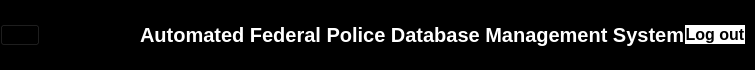
           <widget class="QWidget" name="header" native="true">
            <property name="maximumSize">
             <size>
              <width>16777215</width>
              <height>70</height>
             </size>
            </property>
            <property name="styleSheet">
             <string notr="true">background-color: rgb(0, 0, 0);</string>
            </property>
            <layout class="QHBoxLayout" name="horizontalLayout_4">
             <property name="spacing">
              <number>0</number>
             </property>
             <property name="leftMargin">
              <number>0</number>
             </property>
             <property name="topMargin">
              <number>0</number>
             </property>
             <property name="rightMargin">
              <number>0</number>
             </property>
             <property name="bottomMargin">
              <number>0</number>
             </property>
             <item alignment="Qt::AlignLeft">
              <widget class="QWidget" name="widget_3" native="true">
               <property name="styleSheet">
                <string notr="true"/>
               </property>
               <layout class="QHBoxLayout" name="horizontalLayout_5">
                <property name="spacing">
                 <number>15</number>
                </property>
                <property name="leftMargin">
                 <number>0</number>
                </property>
                <property name="topMargin">
                 <number>0</number>
                </property>
                <property name="rightMargin">
                 <number>0</number>
                </property>
                <property name="bottomMargin">
                 <number>0</number>
                </property>
                <item>
                 <widget class="QPushButton" name="menu_btn">
                  <property name="text">
                   <string/>
                  </property>
                  <property name="icon">
                   <iconset resource="2.qrc">
                    <normaloff>:/icon2/icon_white/menu.svg</normaloff>:/icon2/icon_white/menu.svg</iconset>
                  </property>
                  <property name="iconSize">
                   <size>
                    <width>30</width>
                    <height>30</height>
                   </size>
                  </property>
                 </widget>
                </item>
                <item>
                 <widget class="QLabel" name="label_2">
                  <property name="minimumSize">
                   <size>
                    <width>70</width>
                    <height>70</height>
                   </size>
                  </property>
                  <property name="maximumSize">
                   <size>
                    <width>70</width>
                    <height>70</height>
                   </size>
                  </property>
                  <property name="text">
                   <string/>
                  </property>
                  <property name="pixmap">
                   <pixmap resource="2.qrc">:/polic/PicsArt_02-27-12.33.46.png</pixmap>
                  </property>
                  <property name="scaledContents">
                   <bool>true</bool>
                  </property>
                 </widget>
                </item>
                <item>
                 <widget class="QLabel" name="appname">
                  <property name="maximumSize">
                   <size>
                    <width>16777215</width>
                    <height>60</height>
                   </size>
                  </property>
                  <property name="font">
                   <font>
                    <pointsize>15</pointsize>
                    <weight>75</weight>
                    <bold>true</bold>
                   </font>
                  </property>
                  <property name="styleSheet">
                   <string notr="true">color: rgb(255, 255, 255);</string>
                  </property>
                  <property name="text">
                   <string>Automated Federal Police Database Management System</string>
                  </property>
                 </widget>
                </item>
               </layout>
              </widget>
             </item>
             <item alignment="Qt::AlignRight">
              <widget class="QWidget" name="widget_5" native="true">
               <layout class="QHBoxLayout" name="horizontalLayout_9">
                <property name="spacing">
                 <number>0</number>
                </property>
                <property name="leftMargin">
                 <number>0</number>
                </property>
                <property name="topMargin">
                 <number>0</number>
                </property>
                <property name="rightMargin">
                 <number>10</number>
                </property>
                <property name="bottomMargin">
                 <number>0</number>
                </property>
                <item>
                 <widget class="QPushButton" name="account_btn">
                  <property name="font">
                   <font>
                    <pointsize>12</pointsize>
                    <weight>75</weight>
                    <bold>true</bold>
                   </font>
                  </property>
                  <property name="styleSheet">
                   <string notr="true">QPushButton{
	
	color: rgb(0,0,0);
	background-color: rgb(255,255,255);
	border-radius: 10px;
}

QPushButton:hover{
background-color: rgb(0, 88, 132);
	
	
}</string>
                  </property>
                  <property name="text">
                   <string>Log out</string>
                  </property>
                  <property name="icon">
                   <iconset resource="2.qrc">
                    <normaloff>:/icon2/icon_white/log-out.svg</normaloff>:/icon2/icon_white/log-out.svg</iconset>
                  </property>
                  <property name="iconSize">
                   <size>
                    <width>32</width>
                    <height>32</height>
                   </size>
                  </property>
                 </widget>
                </item>
               </layout>
              </widget>
             </item>
            </layout>
           </widget>
